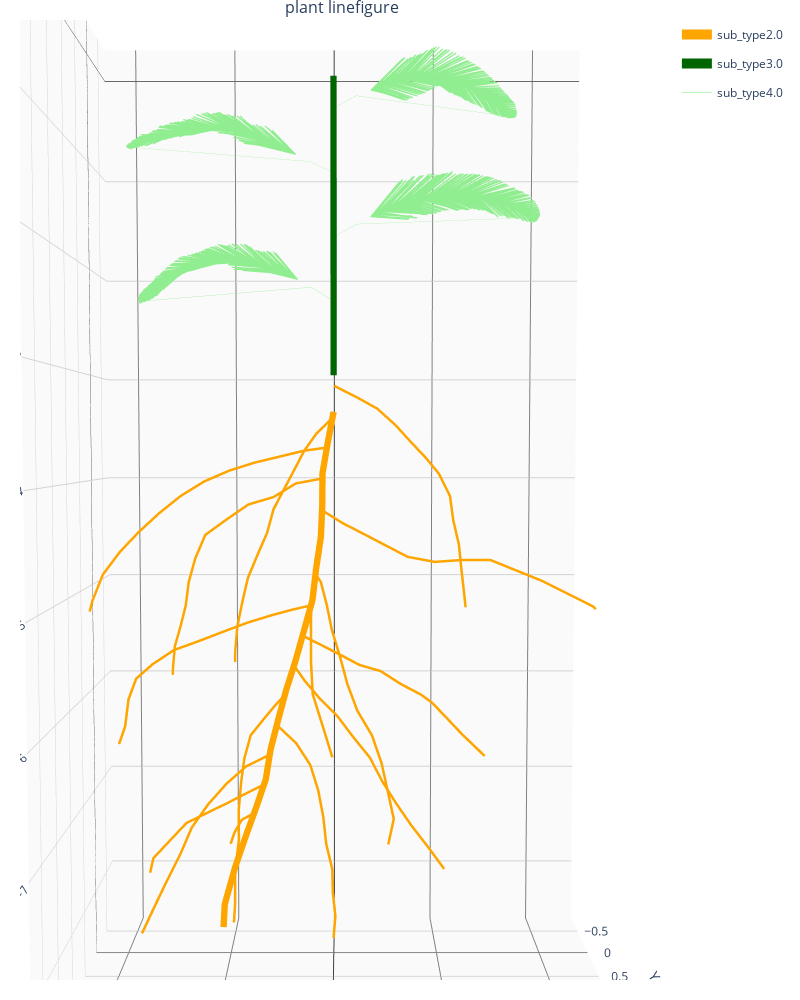

The cell this chart's notebook holds for it:
### Markdown cell above
## 1.2  XML file parameter
Like most of the models, CPlantBox rely on parameters to make a plant. 
In the first example, the use the XML file that was prepared beforehand

### Code cell
%%time
# Read XML and make plants:
# Step 1: make a plant object
p = pb.Plant()
# Step 2: read XML parameters
# p.openXML('../../modelparameter/plant/small_2020.xml')
# p.openXML('../../modelparameter/plant/leaf_alternate.xml')

p.openXML('../../modelparameter/plant/logo_plant.xml')

# initialize
p.initialize()
# simulation for 10 days
# p.simulate(30) 

p.simulate(3) 
# Visualize it
fig = visual_plant_l(p)
fig.show()

# output of vtp, used for postprocessing and animation
p.write("output.vtp")
